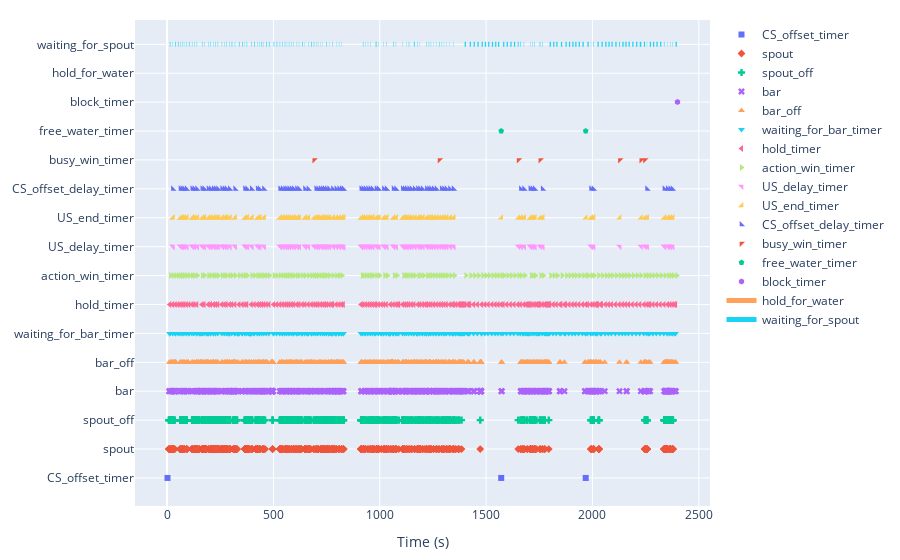

The notebook cell this image was saved under:
### Markdown cell above
# Event plots

### Code cell
# state_def = [{'name': 'hold_for_water', 
#                   'onset': 'hold_for_water', 'offset': 'waiting_for_spout'},
#             {'name': 'waiting_for_spout', 
#                  'onset': 'waiting_for_spout', 'offset': 'busy_win'},
#             {'name': 'busy_win', 
#                  'onset': 'busy_win', 'offset': 'break_after_water'},
#             {'name': 'break_after_water', 
#                  'onset': 'break_after_water',    'offset': 'waiting_for_bar'},
#             {'name': 'break_after_no_water', 
#                  'onset': 'break_after_no_water', 'offset': 'waiting_for_bar'}]

state_def = [
            {'name': 'hold_for_water', 
                 'onset': 'hold_for_water', 'offset': 'waiting_for_spout'},
            {'name': 'waiting_for_spout', 
                 'onset': 'waiting_for_spout', 'offset': 'break_after_trial'}]

df2plot = df_events[~df_events.event_name.str.contains('Print@') ]# remove all print statement

keys = df2plot.event_name.unique()
keys = keys[keys!='state_change']

plot_session(df2plot, keys, state_def, export_smrx=True, 
             smrx_filename=smrx_output_dir +f'{filename}.smrx',verbose=False)

### Figure 1 — Plotly figure (JSON) as saved in the notebook; plotly's stock layout.template omitted (floating-point values rounded to 4 significant figures; data arrays with more than 128 entries replaced by an {"elided": "..."} marker saying what was removed)
{"data": [{"marker": {"symbol": "square"}, "mode": "markers", "name": "CS_offset_timer", "type": "scatter", "x": [2, 1571.0, 1968.0], "y": ["CS_offset_timer", "CS_offset_timer", "CS_offset_timer"]}, {"marker": {"symbol": "diamond"}, "mode": "markers", "name": "spout", "type": "scatter", "x": {"elided": "951 float values"}, "y": {"elided": "951 str values"}}, {"marker": {"symbol": "cross"}, "mode": "markers", "name": "spout_off", "type": "scatter", "x": {"elided": "951 float values"}, "y": {"elided": "951 str values"}}, {"marker": {"symbol": "x"}, "mode": "markers", "name": "bar", "type": "scatter", "x": {"elided": "624 float values"}, "y": {"elided": "624 str values"}}, {"marker": {"symbol": "triangle-up"}, "mode": "markers", "name": "bar_off", "type": "scatter", "x": {"elided": "624 float values"}, "y": {"elided": "624 str values"}}, {"marker": {"symbol": "triangle-down"}, "mode": "markers", "name": "waiting_for_bar_timer", "type": "scatter", "x": {"elided": "274 float values"}, "y": {"elided": "274 str values"}}, {"marker": {"symbol": "triangle-left"}, "mode": "markers", "name": "hold_timer", "type": "scatter", "x": {"elided": "194 float values"}, "y": {"elided": "194 str values"}}, {"marker": {"symbol": "triangle-right"}, "mode": "markers", "name": "action_win_timer", "type": "scatter", "x": {"elided": "157 float values"}, "y": {"elided": "157 str values"}}, {"marker": {"symbol": "triangle-ne"}, "mode": "markers", "name": "US_delay_timer", "type": "scatter", "x": {"elided": "193 float values"}, "y": {"elided": "193 str values"}}, {"marker": {"symbol": "triangle-se"}, "mode": "markers", "name": "US_end_timer", "type": "scatter", "x": {"elided": "195 float values"}, "y": {"elided": "195 str values"}}, {"marker": {"symbol": "triangle-sw"}, "mode": "markers", "name": "CS_offset_delay_timer", "type": "scatter", "x": [27.38, 63.08, 71.84, 80.64, 92.12, 118.5, 128.4, 141.1, 166.1, 175.3, 195.0, 206.2, 219.7, 229.7, 239.9, 259.1, 270.2, 279.9, 294.8, 320.1, 366.7, 376.6, 398.3, 425.9, 435.4, 455.7, 531.8, 543.9, 555.6, 564.4, 574.8, 585.8, 596.5, 611.2, 621.4, 648.7, 664.5, 701.3, 710.7, 722.6, 733.0, 741.4, 751.9, 762.5, 780.2, 795.9, 809.5, 821.2, 829.9, 913.2, 922.9, 933.5, 945.3, 956.1, 966.7, 984.9, 994.8, 1019.0, 1032.0, 1065.0, 1077.0, 1109.0, 1118.0, 1128.0, 1139.0, 1150.0, 1164.0, 1180.0, 1189.0, 1202.0, 1221.0, 1232.0, 1242.0, 1254.0, 1267.0, 1291.0, 1303.0, 1314.0, 1330.0, 1347.0, 1664.0, 1679.0, 1708.0, 1718.0, 1729.0, 1766.0, 1994.0, 2005.0, 2257.0, 2339.0, 2354.0, 2366.0, 2377.0], "y": ["CS_offset_delay_timer", "CS_offset_delay_timer", "CS_offset_delay_timer", "CS_offset_delay_timer", "CS_offset_delay_timer", "CS_offset_delay_timer", "CS_offset_delay_timer", "CS_offset_delay_timer", "CS_offset_delay_timer", "CS_offset_delay_timer", "CS_offset_delay_timer", "CS_offset_delay_timer", "CS_offset_delay_timer", "CS_offset_delay_timer", "CS_offset_delay_timer", "CS_offset_delay_timer", "CS_offset_delay_timer", "CS_offset_delay_timer", "CS_offset_delay_timer", "CS_offset_delay_timer", "CS_offset_delay_timer", "CS_offset_delay_timer", "CS_offset_delay_timer", "CS_offset_delay_timer", "CS_offset_delay_timer", "CS_offset_delay_timer", "CS_offset_delay_timer", "CS_offset_delay_timer", "CS_offset_delay_timer", "CS_offset_delay_timer", "CS_offset_delay_timer", "CS_offset_delay_timer", "CS_offset_delay_timer", "CS_offset_delay_timer", "CS_offset_delay_timer", "CS_offset_delay_timer", "CS_offset_delay_timer", "CS_offset_delay_timer", "CS_offset_delay_timer", "CS_offset_delay_timer", "CS_offset_delay_timer", "CS_offset_delay_timer", "CS_offset_delay_timer", "CS_offset_delay_timer", "CS_offset_delay_timer", "CS_offset_delay_timer", "CS_offset_delay_timer", "CS_offset_delay_timer", "CS_offset_delay_timer", "CS_offset_delay_timer", "CS_offset_delay_timer", "CS_offset_delay_timer", "CS_offset_delay_timer", "CS_offset_delay_timer", "CS_offset_delay_timer", "CS_offset_delay_timer", "CS_offset_delay_timer", "CS_offset_delay_timer", "CS_offset_delay_timer", "CS_offset_delay_timer", "CS_offset_delay_timer", "CS_offset_delay_timer", "CS_offset_delay_timer", "CS_offset_delay_timer", "CS_offset_delay_timer", "CS_offset_delay_timer", "CS_offset_delay_timer", "CS_offset_delay_timer", "CS_offset_delay_timer", "CS_offset_delay_timer", "CS_offset_delay_timer", "CS_offset_delay_timer", "CS_offset_delay_timer", "CS_offset_delay_timer", "CS_offset_delay_timer", "CS_offset_delay_timer", "CS_offset_delay_timer", "CS_offset_delay_timer", "CS_offset_delay_timer", "CS_offset_delay_timer", "CS_offset_delay_timer", "CS_offset_delay_timer", "CS_offset_delay_timer", "CS_offset_delay_timer", "CS_offset_delay_timer", "CS_offset_delay_timer", "CS_offset_delay_timer", "CS_offset_delay_timer", "CS_offset_delay_timer", "CS_offset_delay_timer", "CS_offset_delay_timer", "CS_offset_delay_timer", "CS_offset_delay_timer"]}, {"marker": {"symbol": "triangle-nw"}, "mode": "markers", "name": "busy_win_timer", "type": "scatter", "x": [692.0, 1281.0, 1653.0, 1755.0, 2129.0, 2230.0, 2247.0], "y": ["busy_win_timer", "busy_win_timer", "busy_win_timer", "busy_win_timer", "busy_win_timer", "busy_win_timer", "busy_win_timer"]}, {"marker": {"symbol": "pentagon"}, "mode": "markers", "name": "free_water_timer", "type": "scatter", "x": [1571.0, 1968.0], "y": ["free_water_timer", "free_water_timer"]}, {"marker": {"symbol": "hexagon"}, "mode": "markers", "name": "block_timer", "type": "scatter", "x": [2400], "y": ["block_timer"]}, {"line": {"width": 5}, "mode": "lines", "name": "hold_for_water", "type": "scatter", "x": {"elided": "474 float values"}, "y": {"elided": "474 str values"}}, {"line": {"width": 5}, "mode": "lines", "name": "waiting_for_spout", "type": "scatter", "x": {"elided": "474 float values"}, "y": {"elided": "474 str values"}}], "layout": {"autosize": true, "margin": {"b": 20, "l": 20, "r": 20, "t": 20}, "xaxis": {"autorange": true, "range": [-153.8, 2556.0], "title": {"text": "Time (s)"}, "type": "linear"}, "yaxis": {"autorange": true, "fixedrange": true, "range": [-1.066, 15.85], "type": "category"}}}
